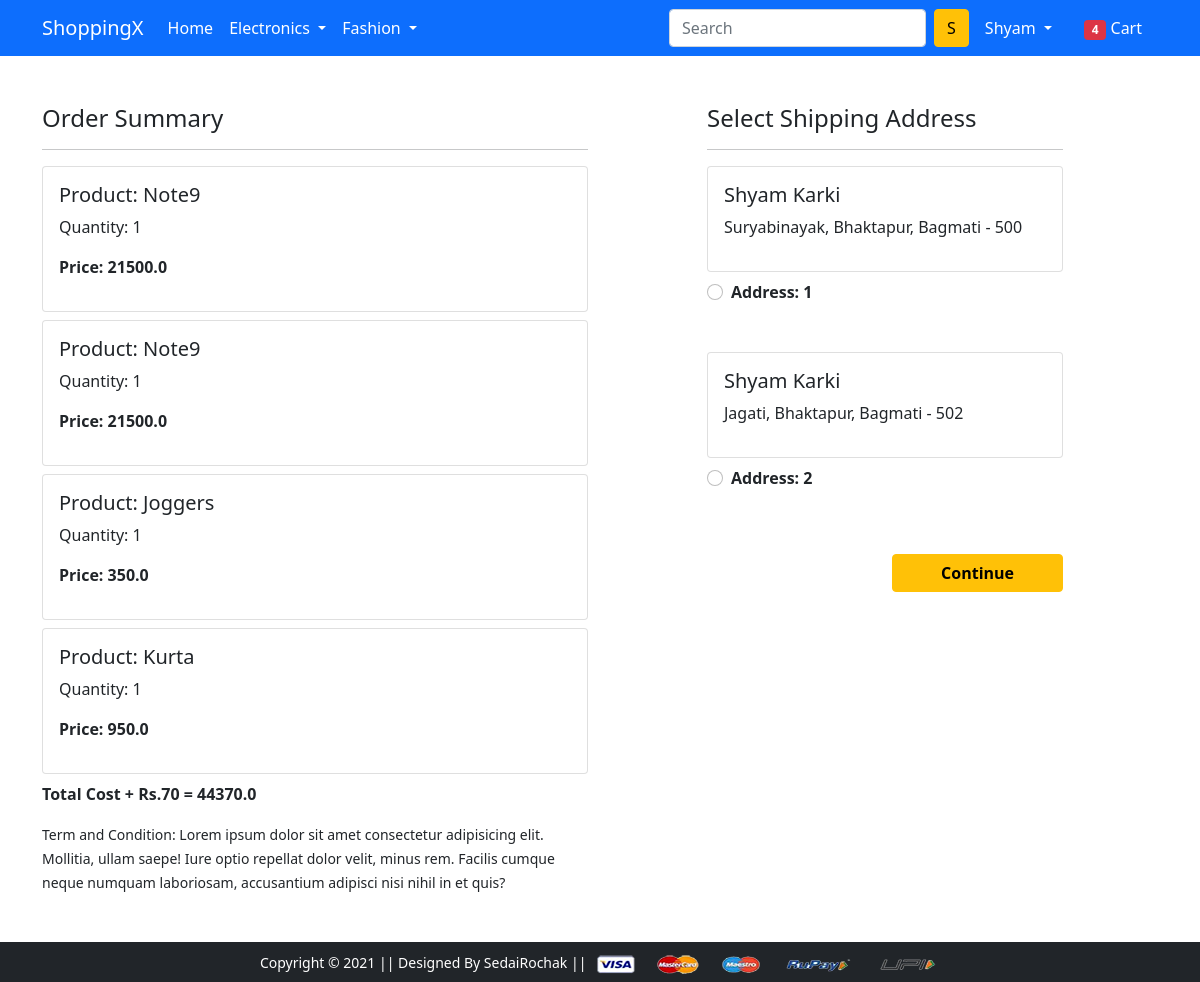
/checkout/ (signed in), run on the app's committed database.
### app/models.py (models this page shows, shortened)
class Cart(models.Model):
    user = models.ForeignKey(User, on_delete=models.CASCADE)
    product = models.ForeignKey(Product, on_delete=models.CASCADE)
    quantity = models.PositiveIntegerField(default=1)
    @property
    def total_cost(self):
        return self.quantity * self.product.discounted_price

class Product(models.Model):
    title =  models.CharField(max_length=100)
    selling_price = models.FloatField()
    discounted_price = models.FloatField()
    description = models.TextField()
    brand = models.CharField(max_length=100)
    category = models.CharField(choices=CATEGORY_CHOICES, max_length=2)
    product_image = models.ImageField(upload_to='productimg')

class Customer(models.Model):
    user = models.ForeignKey(User, on_delete=models.CASCADE)
    name = models.CharField(max_length=200)
    locality = models.CharField(max_length=200)
    city = models.CharField(max_length=200)
    zipcode = models.IntegerField()
    zone = models.CharField(choices=ZONE_CHOICES, max_length=50)

### app/views.py (the view)
# urls.py: path('checkout/', views.checkout, name='checkout'),
@login_required
def checkout(request):
    user = request.user
    add = Customer.objects.filter(user=user)
    cart_items = Cart.objects.filter(user=user)
    amount = 0.0
    shipping_amount = 70.0
    totalamount = 0.0
    cart_product = [p for p in Cart.objects.all() if p.user == request.user]
    if cart_product:
        for p in cart_product:
            tempamount = (p.quantity * p.product.discounted_price)
            amount += tempamount
        totalamount = amount+shipping_amount
    return render(request, 'app/checkout.html', {'add':add, 'totalamount':totalamount, 'cart_items':cart_items})

### app/templates/app/checkout.html (shortened to what this page needs)
{% extends 'app/base.html' %}
{% load static %}
{% block main-content %}
<div class="container">
 <div class="row mt-5">
  <div class="col-sm-6">
    <h4>Order Summary</h4>
    <hr>
    {% for item in cart_items %}
      <div class="card mb-2">
        <div class="card-body">
          <h5>Product: {{item.product.title}}</h5>
          <p>Quantity: {{item.quantity}}</p>
          <p class="fw-bold">Price: {{item.total_cost}}</p>
        </div>
      </div>
    {% endfor %}
    <p class="fw-bold">Total Cost + Rs.70 = {{totalamount}}</p>
    <small>Term and Condition: Lorem ipsum dolor sit amet consectetur adipisicing elit. Mollitia, ullam saepe! Iure optio repellat dolor velit, minus rem. Facilis cumque neque numquam laboriosam, accusantium adipisci nisi nihil in et quis?</small>
  </div>
  <div class="col-sm-4 offset-sm-1">
    <h4>Select Shipping Address</h4>
    <hr>
    <form action="/paymentdone">
    {% for ad in add %}
      <div class="card">
        <div class="card-body">
        <h5>{{ad.name}}</h5>
        <p>{{ad.locality}}, {{ad.city}}, {{ad.zone}} - {{ad.zipcode}}</p>
        </div>
      </div>
        <div class="form-check mt-2 mb-5">
          <input class="form-check-input" type="radio" name="custid" id="custid{{forloop.counter}}" value="{{ad.id}}">
          <label class="form-check-label fw-bold" for="custid{{forloop.counter}}">
            Address: {{forloop.counter}} </label>
        </div>
        {% endfor %}
        <div class="text-end">
          <button type="submit" class="btn btn-warning mt-3 px-5 fw-bold">Continue</button>
        </div>
      </form>
    </div>
  </div>
</div>
{% endblock main-content %}

### app/templates/app/base.html (shortened to what this page needs)
<!doctype html>
{% load static %}
<html lang="en">
  <head>
    <link href="https://cdn.jsdelivr.net/npm/bootstrap@5.0.0-beta1/dist/css/bootstrap.min.css" rel="stylesheet">
    <link rel="stylesheet" href="{% static 'app/css/owl.carousel.min.css' %}">
    <link rel="stylesheet" href="{% static 'app/css/all.min.css' %}">
    <link rel="stylesheet" href="{% static 'app/css/style.css' %}">
  </head>
  <body>
    <nav class="navbar navbar-expand-lg navbar-dark bg-primary">
     <div class="container">
       <a class="navbar-brand" href="/">ShoppingX</a>
       <div class="collapse navbar-collapse" id="navbarSupportedContent">
         <ul class="navbar-nav me-auto mb-2 mb-lg-0">
           <li class="nav-item">
             <a class="nav-link active" aria-current="page" href="/">Home</a>
           </li>
           <li class="nav-item dropdown">
             <a class="nav-link dropdown-toggle text-white" href="#" id="electronicsDropdown" role="button" data-bs-toggle="dropdown" aria-expanded="false">
               Electronics
             </a>
           </li>
           <li class="nav-item dropdown">
             <a class="nav-link dropdown-toggle text-white" href="#" id="fashionDropdown" role="button" data-bs-toggle="dropdown" aria-expanded="false">
               Fashion
             </a>
           </li>
         </ul>
         <form class="d-flex">
           <input class="form-control me-2" type="search" placeholder="Search" aria-label="Search">
           <button class="btn btn-warning" type="submit">{{request.user.username.0|upper}}</button>
         </form>
         <div>
          <ul class="navbar-nav me-auto mb-2 mb-lg-0">
            {% if request.user.is_authenticated %}
           <li class="nav-item dropdown mx-2">
              <a class="nav-link dropdown-toggle text-white" href="#" id="profileDropdown" role="button" data-bs-toggle="dropdown" aria-expanded="false">
                <span class="text-capitalize">{{request.user.username}}</span>
              </a>
            </li>
            <li class="nav-item mx-2">
             <a href="{% url 'showcart' %}" class="nav-link text-white"><span class="badge bg-danger">4</span> Cart </a>
            </li>
            {% endif %}
          </ul>
         </div>
       </div>
     </div>
    </nav>
    {% block main-content %} {% endblock main-content %}
    <footer class="container-fluid bg-dark text-center p-2 mt-5">
        <small class="text-white">Copyright &copy; 2021 || Designed By SedaiRochak || </small>
        <img src="{% static 'app/images/payment.png' %}" alt="" srcset="" class="img-fluid" height="2px">
    </footer>
  </body>
</html>

### data on the page
Cart: product "Note9", quantity "1", total_cost "21500.0"
Cart: product "Note9", quantity "1", total_cost "21500.0"
Cart: product "Joggers", quantity "1", total_cost "350.0"
Cart: product "Kurta", quantity "1", total_cost "950.0"
Customer: name "Shyam Karki", locality "Suryabinayak", city "Bhaktapur", zone "Bagmati", zipcode "500"
Customer: name "Shyam Karki", locality "Jagati", city "Bhaktapur", zone "Bagmati", zipcode "502"

### other printed values
{{ request.user.username.0|upper }} "S"
{{ request.user.username }} "Shyam"
{{ totalamount }} "44370.0"
